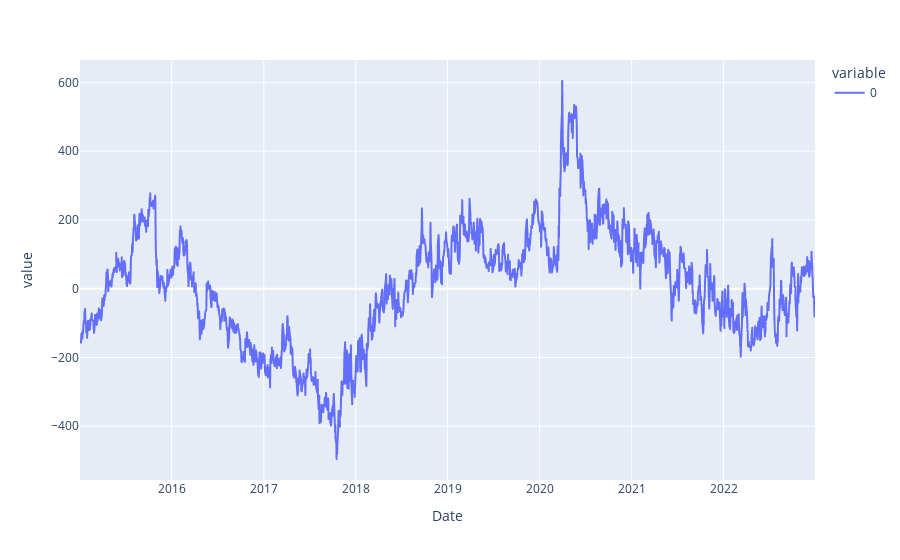
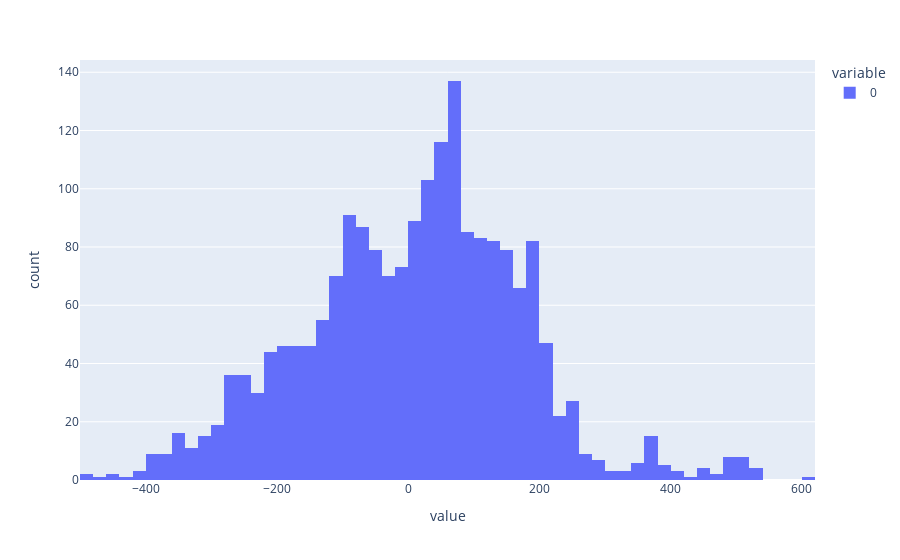

Notebook cell for these charts, in order:
### Code cell
# Linear regresion excercise:

Y = data['COPEC.SN']
X = data['CMPC.SN']
model = sm.OLS(Y, X).fit()
beta_hat = model.params.iloc[0]
print('beta hat =', beta_hat)

residuals = Y - beta_hat*X
print('residuals =', residuals)

fig = px.line(residuals)
fig.show()

fig2 = px.histogram(residuals)
fig2.show()

### Figure 1 — Plotly figure (JSON) as saved in the notebook; plotly's stock layout.template omitted (floating-point values rounded to 4 significant figures; data arrays with more than 128 entries replaced by an {"elided": "..."} marker saying what was removed)
{"data": [{"hovertemplate": "variable=0<br>Date=%{x}<br>value=%{y}<extra></extra>", "legendgroup": "0", "line": {"color": "#636efa", "dash": "solid"}, "marker": {"symbol": "circle"}, "mode": "lines", "name": "0", "showlegend": true, "type": "scattergl", "x": {"elided": "1994 str values"}, "xaxis": "x", "y": {"elided": "1994 float values"}, "yaxis": "y"}], "layout": {"legend": {"title": {"text": "variable"}, "tracegroupgap": 0}, "margin": {"t": 60}, "xaxis": {"anchor": "y", "domain": [0, 1], "title": {"text": "Date"}}, "yaxis": {"anchor": "x", "domain": [0, 1], "title": {"text": "value"}}}}

### Figure 2 — Plotly figure (JSON) as saved in the notebook; plotly's stock layout.template omitted (floating-point values rounded to 4 significant figures; data arrays with more than 128 entries replaced by an {"elided": "..."} marker saying what was removed)
{"data": [{"alignmentgroup": "True", "bingroup": "x", "hovertemplate": "variable=0<br>value=%{x}<br>count=%{y}<extra></extra>", "legendgroup": "0", "marker": {"color": "#636efa", "pattern": {"shape": ""}}, "name": "0", "offsetgroup": "0", "orientation": "v", "showlegend": true, "type": "histogram", "x": {"elided": "1994 float values"}, "xaxis": "x", "yaxis": "y"}], "layout": {"barmode": "relative", "legend": {"title": {"text": "variable"}, "tracegroupgap": 0}, "margin": {"t": 60}, "xaxis": {"anchor": "y", "domain": [0, 1], "title": {"text": "value"}}, "yaxis": {"anchor": "x", "domain": [0, 1], "title": {"text": "count"}}}}
